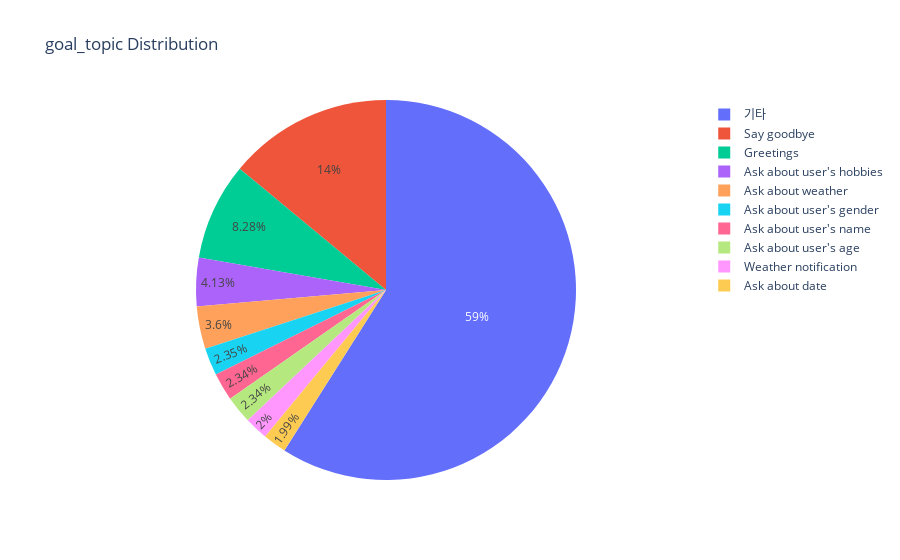

The cell this chart's notebook holds for it:
### Code cell
draw_pie_chart(train, 'goal_topic')

### Figure 1 — Plotly figure (JSON) as saved in the notebook; plotly's stock layout.template omitted (floating-point values rounded to 4 significant figures)
{"data": [{"labels": ["Say goodbye", "Greetings", "Ask about user's hobbies", "Ask about weather", "Ask about user's gender", "Ask about user's name", "Ask about user's age", "Weather notification", "Ask about date", "기타"], "textinfo": "percent", "type": "pie", "values": [12003, 7104, 3543, 3090, 2018, 2012, 2010, 1713, 1709, 50618]}], "layout": {"title": {"text": "goal_topic Distribution"}}}
